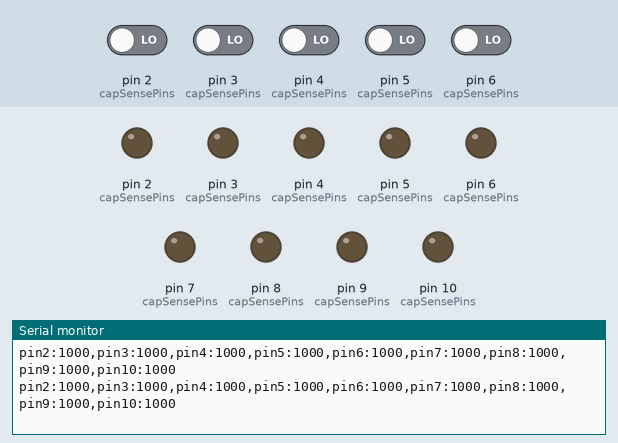
Recording of a sketch running on a simulated Arduino Uno, built with avr-gcc and run on an emulated ATmega328P. Shown: output pins drawn as LEDs (lit = HIGH), the last lines printed to the serial monitor. The test bench sets the inputs (shaded band); at power-on: pin 2 (capSensePins), pin 3 (capSensePins), pin 4 (capSensePins), pin 5 (capSensePins), pin 6 (capSensePins) LOW.

Above: at 1.2 s.
1.3 s: pin 2 (capSensePins) driven HIGH
At 1.45 s:
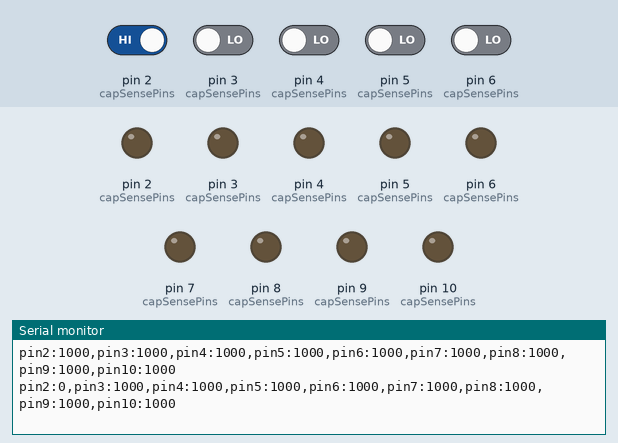
4.3 s: pin 3 (capSensePins) driven HIGH
At 4.41 s:
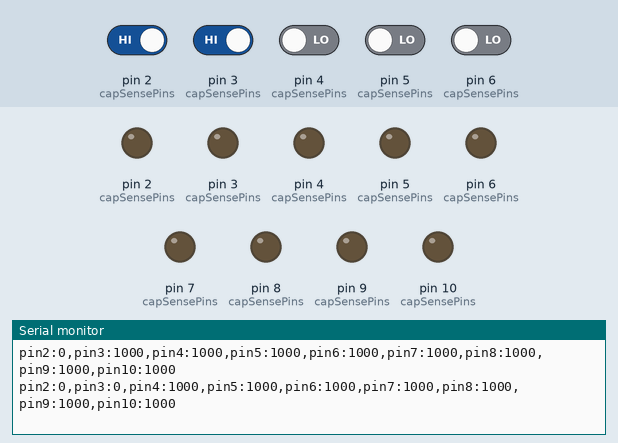
7.3 s: pin 4 (capSensePins) driven HIGH
At 8.0 s:
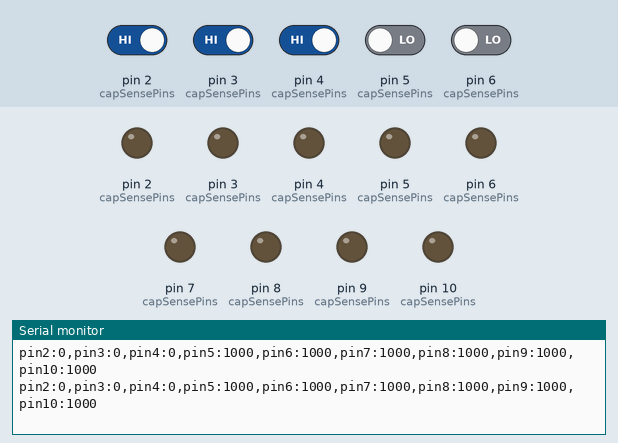
10.3 s: pin 2 (capSensePins) driven LOW
At 10.8 s:
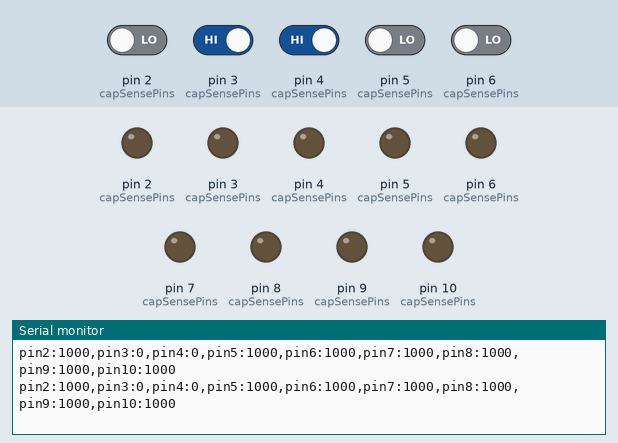
13.3 s: pin 5 (capSensePins) driven HIGH
At 14.0 s:
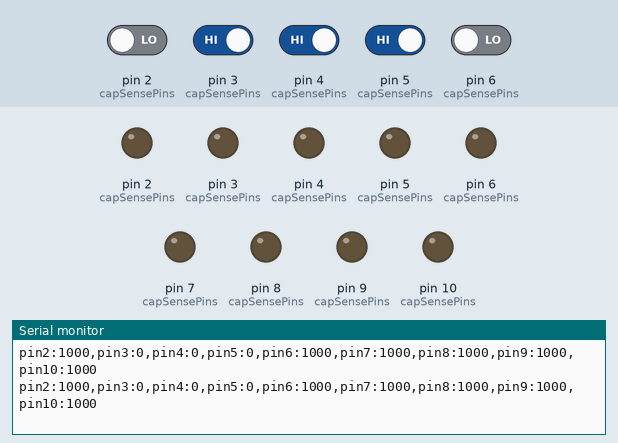
16.3 s: pin 6 (capSensePins) driven HIGH
At 17.3 s:
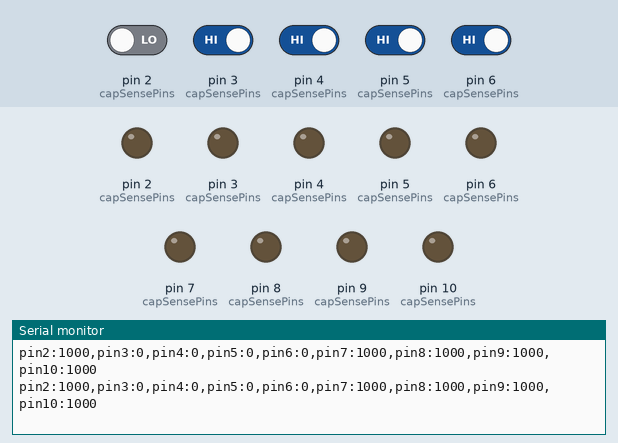

Measured:
- after the input at 1.3 s, the serial monitor: prints a new line after 0.14 s (image 1)
- after the input at 4.3 s, the serial monitor: prints a new line after 0.10 s (image 2)
- after the input at 7.3 s, the serial monitor: prints a new line after 0.06 s (image 3)
- after the input at 10.3 s, the serial monitor: prints a new line after 0.08 s (image 4)
- after the input at 13.3 s, the serial monitor: prints a new line after 0.12 s (image 5)
- after the input at 16.3 s, the serial monitor: prints a new line after 0.05 s (image 6)

The sketch:

capsensor.ino
```cpp
// Pins for the capacitive sensors
int capSensePins[] = {2, 3, 4, 5, 6, 7, 8, 9, 10};
int numSensors = 9;

void setup() {
  Serial.begin(9600); // Start serial communication
}

void loop() {
  String output = ""; // Initialize an empty string to store the output

  for (int i = 0; i < numSensors; i++) {
    // Read the capacitance value from the current sensor
    int capacitanceValue = readCapacitivePin(capSensePins[i]);

    // Append the pin number and measurement to the output string
    if (i > 0) {
      output += ","; // Add a comma before each additional sensor reading
    }
    output += "pin" + String(capSensePins[i]) + ":" + String(capacitanceValue);
  }

  // Send the formatted string to the serial monitor
  Serial.println(output);

  delay(20); // Small delay between readings
}

// Simplified function to measure capacitance on a given pin
uint16_t readCapacitivePin(int pinToMeasure) {
  uint16_t cycles = 0;

  // Discharge the capacitor
  pinMode(pinToMeasure, OUTPUT);
  digitalWrite(pinToMeasure, LOW);
  delayMicroseconds(10); // Ensure the capacitor is fully discharged

  // Allow the capacitor to charge
  pinMode(pinToMeasure, INPUT);

  // Measure how long it takes for the pin to reach HIGH
  while (digitalRead(pinToMeasure) == LOW && cycles < 1000) {
    cycles++;
    delayMicroseconds(1); // Wait 1 microsecond per cycle
  }

  // Discharge the capacitor again
  pinMode(pinToMeasure, OUTPUT);
  digitalWrite(pinToMeasure, LOW);

  return cycles;
}
```
